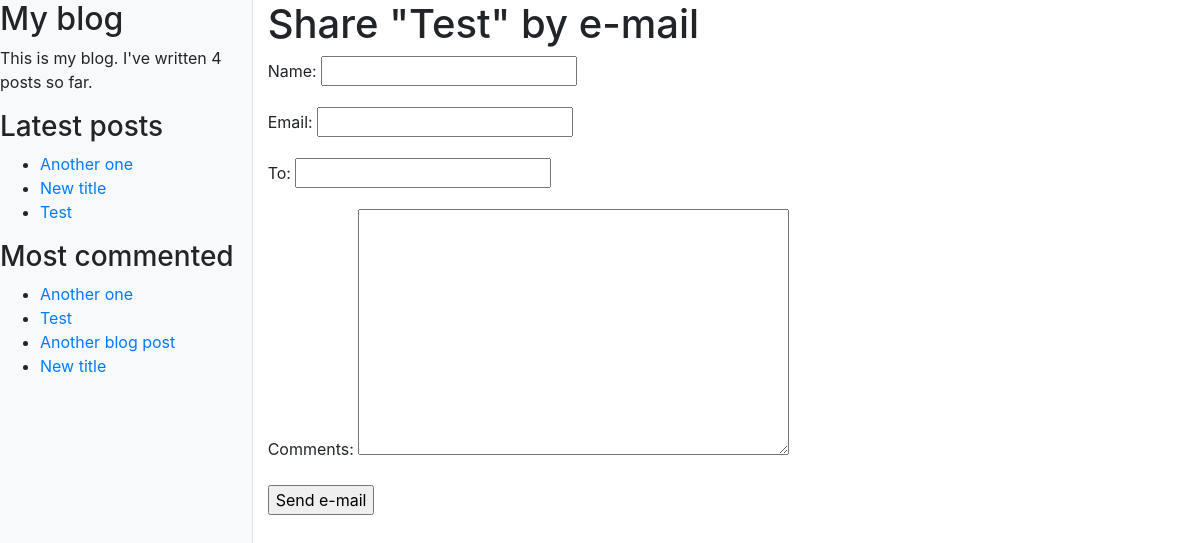
The page /blog/1/share/ on the database as committed earlier.
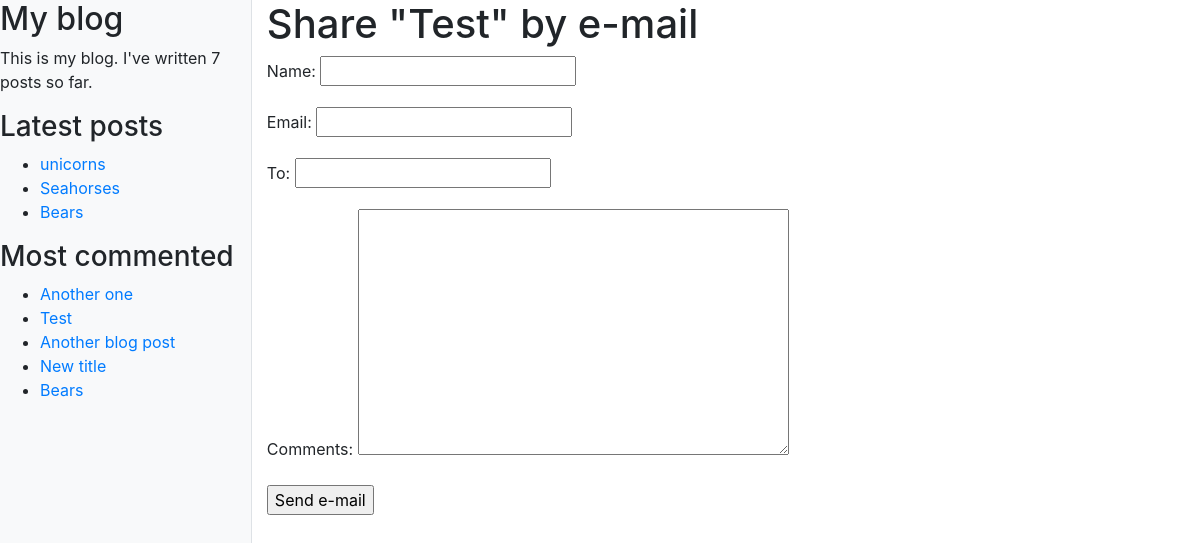
The same page on the database as committed later.
### blog/models.py (models this page shows, shortened)
class Post(models.Model):
    objects = models.Manager()  # Default manager
    published = PublishedManager()  # Custom manager
    STATUS_CHOICES = (
        ('draft', 'Draft'),
        ('published', 'Published')
    )
    title = models.CharField(max_length=250)
    slug = models.CharField(max_length=250, unique_for_date='publish')
    author = models.ForeignKey(
        User, on_delete=models.CASCADE, related_name='blog_posts')
    body = models.TextField()
    publish = models.DateTimeField(default=timezone.now)
    created = models.DateTimeField(auto_now_add=True)
    updated = models.DateTimeField(auto_now=True)
    status = models.CharField(
        max_length=10, choices=STATUS_CHOICES, default='draft')
    class Meta:
        ordering = ('-publish',)
    def get_absolute_url(self):
        return reverse("blog:post_detail", args=[self.publish.year, self.publish.month, self.publish.day, self.slug])
    tags = TaggableManager()

### blog/views.py (the view)
# urls.py: path('<int:post_id>/share/', views.post_share, name='post_share'),
def post_share(request, post_id):
    post = get_object_or_404(Post, id=post_id, status='published')
    sent = False
    if request.method == 'POST':
        form = EmailPostForm(request.POST)
        if form.is_valid():
            cd = form.cleaned_data
            post_url = request.build_absolute_uri(post.get_absolute_url())
            subject = f"{cd['name']} recommends you read {post.title}"
            message = 'Read "{}" at {}\n\n{}\'s comments: {}'.format(
                post.title, post_url, cd['name'], cd['comments'])
            send_mail(subject, message, 'admin@myblog.com', [cd['to']])
            sent = True
    else:
        form = EmailPostForm()
    return render(request, 'blog/post/share.html', {'post': post, 'form': form, 'sent': sent})

### blog/forms.py
class EmailPostForm(forms.Form):
    name = forms.CharField(max_length=25)
    email = forms.EmailField()
    to = forms.EmailField()
    comments = forms.CharField(required=False, widget=forms.Textarea)

### blog/models.py (called while the page is built)
    def get_queryset(self):
        return super(PublishedManager, self).get_queryset().filter(status='published')

### blog/templatetags/blog_tags.py (called while the page is built)
@register.simple_tag()
def total_posts():
    return Post.published.count()

@register.inclusion_tag('blog/post/latest_posts.html')
def show_latest_posts(count=5):
    latest_posts = Post.published.order_by('-publish')[:count]
    return {'latest_posts': latest_posts}

@register.simple_tag
def get_most_commented_posts(count=5):
    return Post.published.annotate(total_comments=Count('comments')).order_by('-total_comments')[:count]

### blog/templates/blog/post/share.html (shortened to what this page needs)
{% extends 'blog/base.html' %}
{% block content %}
    {% if sent %}
        <h1>E-mail successfully sent</h1>
        <p>
            "{{ post.title }}" was successfully sent to {{ form.cleaned_data.to }}.
        </p>
    {% else %}
        <h1>Share "{{ post.title }}" by e-mail</h1>
        <form action="." method="post">
            {{ form.as_p }}
            <input type="submit" value="Send e-mail">
        </form>
    {% endif %}
{% endblock content %}

### blog/templates/blog/base.html (shortened to what this page needs)
{% load blog_tags %}
{% load bootstrap4 %}
{% load static %}
{% bootstrap_css %}
<!DOCTYPE html>
<html>
<head>
  <link href={% static "css/simple-sidebar.css" %} rel="stylesheet">
</head>
<body>
    <div class="d-flex" id="wrapper">
        <div class="bg-light border-right" id="sidebar-wrapper" style="m-2">
            <h2>My blog</h2>
            <p>This is my blog. I've written {% total_posts %} posts so far.</p>
            <h3>Latest posts</h3>
            {% show_latest_posts 3 %}
            <h3>Most commented</h3>
            {% get_most_commented_posts as most_commented_posts %}
                <ul>
                    {% for post in most_commented_posts %}
                        <li>
                            <a href="{{ post.get_absolute_url }}">
                                {{ post.title }}
                            </a>
                        </li>
                    {% endfor %}
                </ul>
        </div>
        <div id="page-content-wrapper">
            <div class="container-fluid">
                {% block content %}
                {% endblock %}
        </div>
    </div>
</body>
</html>

### blog/templates/blog/post/latest_posts.html
<ul>
    {% for post in latest_posts %}
    <li>
        <a href="{{ post.get_absolute_url }}">{{ post.title }}</a>
    </li>
    {% endfor %}
</ul>

Rows that differ between the two databases and show on the page:
no longer on one of the page's lists (row unchanged): Post: title "Another one"
no longer on one of the page's lists (row unchanged): Post: title "Test"
no longer on one of the page's lists (row unchanged): Post: title "New title"
added Post: title "unicorns", shown under "Latest posts"
added Post: title "Seahorses", shown under "Latest posts"
added Post: title "Bears"
Other text that changed with them:
text no longer shown: "4"
text now shown: "7"
